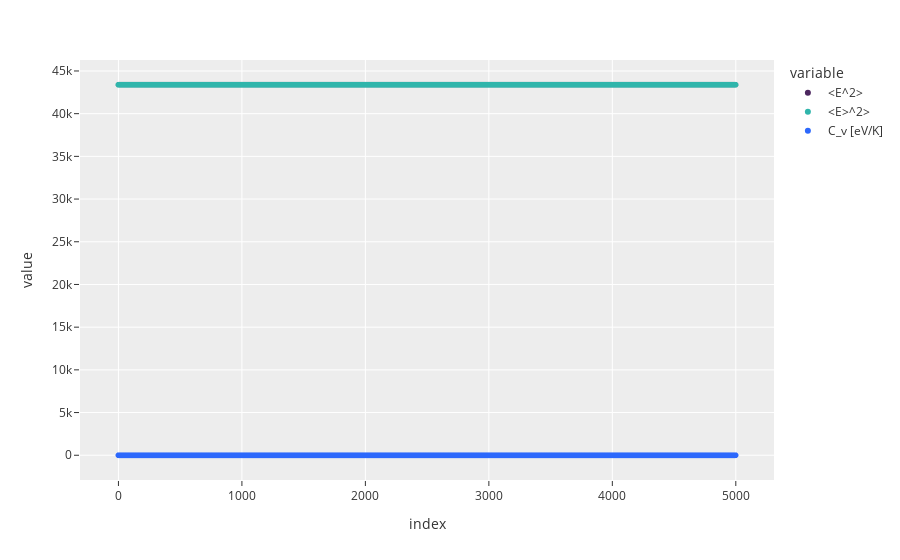

Write notebook code for a chart like this one.
### Code cell
import plotly.express as px

px.scatter(df)

### Figure 1 — Plotly figure (JSON) as saved in the notebook; plotly's stock layout.template omitted (floating-point values rounded to 4 significant figures; data arrays with more than 128 entries replaced by an {"elided": "..."} marker saying what was removed)
{"data": [{"hovertemplate": "variable=<E^2><br>index=%{x}<br>value=%{y}<extra></extra>", "legendgroup": "<E^2>", "marker": {"color": "#4C265F", "symbol": "circle"}, "mode": "markers", "name": "<E^2>", "showlegend": true, "type": "scattergl", "x": {"elided": "4999 int values"}, "xaxis": "x", "y": {"elided": "4999 float values"}, "yaxis": "y"}, {"hovertemplate": "variable=<E>^2><br>index=%{x}<br>value=%{y}<extra></extra>", "legendgroup": "<E>^2>", "marker": {"color": "#2FB5AB", "symbol": "circle"}, "mode": "markers", "name": "<E>^2>", "showlegend": true, "type": "scattergl", "x": {"elided": "4999 int values"}, "xaxis": "x", "y": {"elided": "4999 float values"}, "yaxis": "y"}, {"hovertemplate": "variable=C_v [eV/K]<br>index=%{x}<br>value=%{y}<extra></extra>", "legendgroup": "C_v [eV/K]", "marker": {"color": "#2C68FC", "symbol": "circle"}, "mode": "markers", "name": "C_v [eV/K]", "showlegend": true, "type": "scattergl", "x": {"elided": "4999 int values"}, "xaxis": "x", "y": {"elided": "4999 float values"}, "yaxis": "y"}], "layout": {"legend": {"title": {"text": "variable"}, "tracegroupgap": 0}, "margin": {"t": 60}, "xaxis": {"anchor": "y", "domain": [0, 1], "title": {"text": "index"}}, "yaxis": {"anchor": "x", "domain": [0, 1], "title": {"text": "value"}}}}
